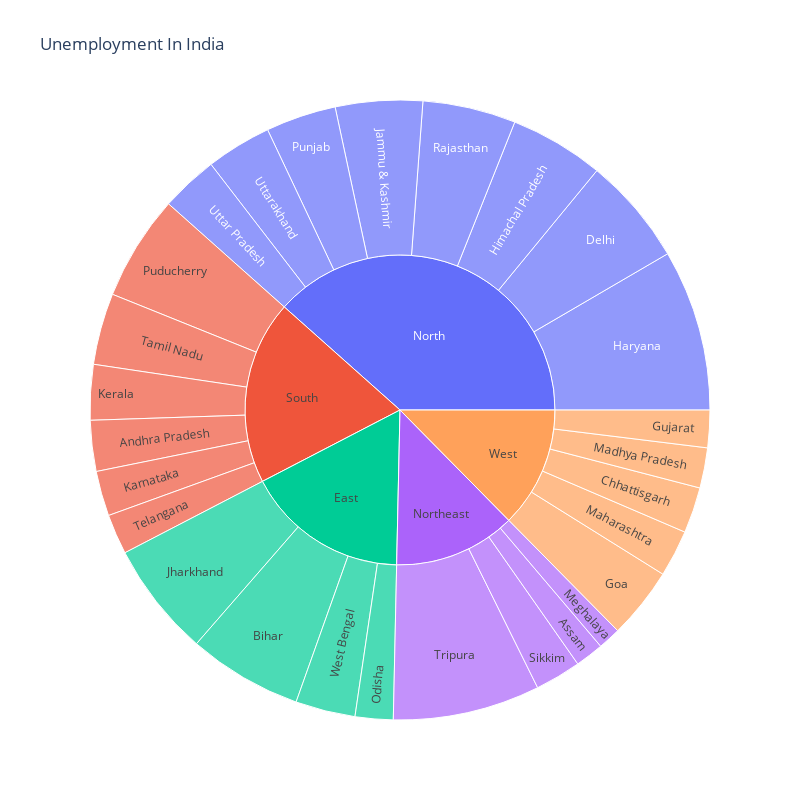

The cell this chart's notebook holds for it:
### Code cell
fig.show()

### Figure 1 — Plotly figure (JSON) as saved in the notebook; plotly's stock layout.template omitted (floating-point values rounded to 4 significant figures)
{"data": [{"branchvalues": "total", "domain": {"x": [0, 1], "y": [0, 1]}, "hovertemplate": "labels=%{label}<br> Estimated Unemployment Rate (%)=%{value}<br>parent=%{parent}<br>id=%{id}<extra></extra>", "ids": ["South/Andhra Pradesh", "Northeast/Assam", "East/Bihar", "West/Chhattisgarh", "North/Delhi", "West/Goa", "West/Gujarat", "North/Haryana", "North/Himachal Pradesh", "North/Jammu & Kashmir", "East/Jharkhand", "South/Karnataka", "South/Kerala", "West/Madhya Pradesh", "West/Maharashtra", "Northeast/Meghalaya", "East/Odisha", "South/Puducherry", "North/Punjab", "North/Rajasthan", "Northeast/Sikkim", "South/Tamil Nadu", "South/Telangana", "Northeast/Tripura", "North/Uttar Pradesh", "North/Uttarakhand", "East/West Bengal", "East", "North", "Northeast", "South", "West"], "labels": ["Andhra Pradesh", "Assam", "Bihar", "Chhattisgarh", "Delhi", "Goa", "Gujarat", "Haryana", "Himachal Pradesh", "Jammu & Kashmir", "Jharkhand", "Karnataka", "Kerala", "Madhya Pradesh", "Maharashtra", "Meghalaya", "Odisha", "Puducherry", "Punjab", "Rajasthan", "Sikkim", "Tamil Nadu", "Telangana", "Tripura", "Uttar Pradesh", "Uttarakhand", "West Bengal", "East", "North", "Northeast", "South", "West"], "name": "", "parents": ["South", "Northeast", "East", "West", "North", "West", "West", "North", "North", "North", "East", "South", "South", "West", "West", "Northeast", "East", "South", "North", "North", "Northeast", "South", "South", "Northeast", "North", "North", "East", "", "", "", "", ""], "type": "sunburst", "values": [86.64, 48.56, 194.7, 78.19, 184.1, 121.7, 63.76, 274.8, 160.7, 148.3, 195.4, 76.68, 94.34, 68.54, 79.79, 38.66, 64.62, 179.4, 119.8, 158.7, 78.34, 121.9, 68.33, 250.5, 97.37, 111.6, 101.9, 556.6, 1255.0, 416.1, 627.3, 412.0]}], "layout": {"height": 800, "legend": {"tracegroupgap": 0}, "title": {"text": "Unemployment In India"}, "width": 800}}
